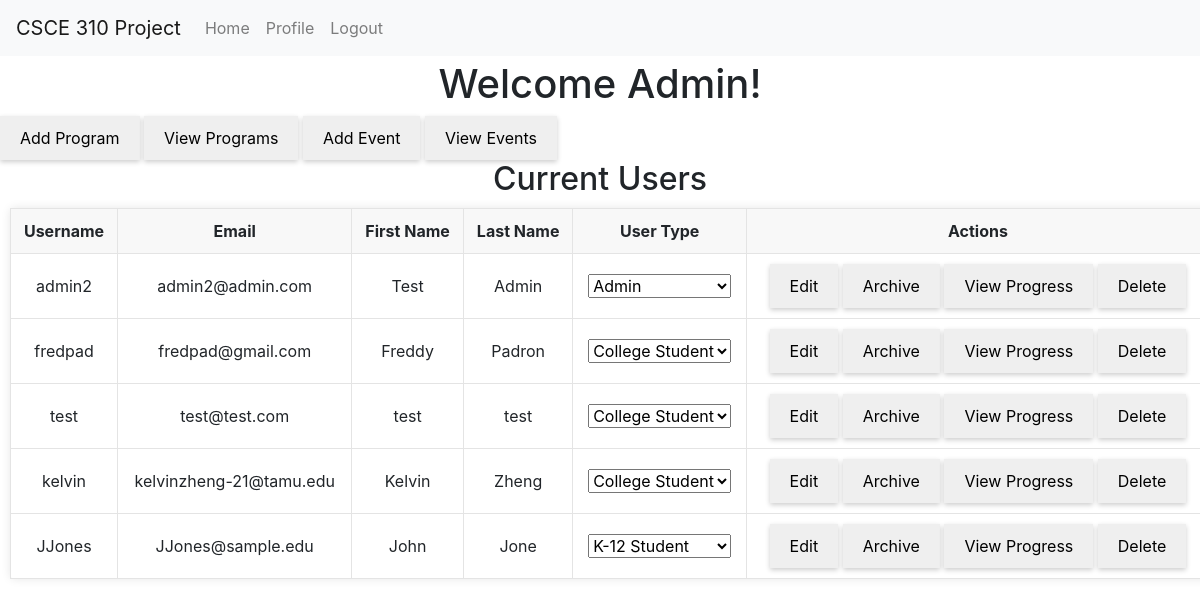
The page /home (signed in) on the database its author committed.
### tables this page shows
CREATE TABLE Users (
                    UIN INTEGER PRIMARY KEY,
                    First_Name TEXT,
                    M_Initial TEXT,
                    Last_Name TEXT,
                    Username TEXT,
                    Password TEXT,
                    User_Type TEXT,
                    Email TEXT,
                    Discord_Name TEXT,
                    Archived INTEGER
                    );

### app.py (the view)
@app.route('/home', methods=['GET', 'POST'])
@login_required
def home():
    conn = get_db_connection()
    if current_user.user_type == "admin":
        users = conn.execute('SELECT * FROM users').fetchall()
        conn.close()
        return render_template('admin/admin_home.html', users=users)
    elif current_user.user_type == "college_student":
        items = conn.execute('SELECT * FROM items where UIN = ?', (current_user.uin, )).fetchall()
        conn.close()
        return render_template('college_home.html', items=items)
    elif current_user.user_type == "k12_student":
        items = conn.execute('SELECT * FROM items where UIN = ?', (current_user.uin, )).fetchall()
        conn.close()
        return render_template('k12_home.html', items=items)
    else:
        conn.close()
        return render_template('login.html')

### app.py (called while the page is built)
@login_manager.user_loader
def load_user(UIN):
    return User(UIN)

### db.py (called while the page is built)
def get_db_connection():
    conn = sqlite3.connect('database.db')
    conn.row_factory = sqlite3.Row
    return conn

### templates/admin/admin_home.html (shortened to what this page needs)
<!DOCTYPE html>
<html lang="en">
<head>
    <link rel="stylesheet" href="../static/general.css">
    <link rel="stylesheet" href="../static/admin_home.css">
    <link rel="stylesheet" href="https://stackpath.bootstrapcdn.com/bootstrap/4.3.1/css/bootstrap.min.css">
</head>
<body>
    <nav class="navbar navbar-expand-lg navbar-light bg-light fixed-top">
        <a class="navbar-brand" href="#">CSCE 310 Project</a>
        <div class="collapse navbar-collapse" id="navbarNav">
            <ul class="navbar-nav">
                <li class="nav-item">
                    <a class="nav-link" href="/home">Home</a>
                </li>
                <li class="nav-item">
                    <a class="nav-link" href="/profile">Profile</a>
                </li>
                <li class="nav-item">
                    <a class="nav-link" href="/logout">Logout</a>
                </li>
            </ul>
        </div>
    </nav>
    <h1>Welcome Admin! </h1>
    <div>
      <a href="{{ url_for('admin_bp.add_program') }}">
        <button>Add Program</button>
      </a>
      <a href="{{ url_for('admin_bp.view_all_programs') }}">
        <button>View Programs</button>
      </a>
      <a href="">
        <button>Add Event</button>
      </a>
      <a href="">
        <button>View Events</button>
      </a>
    </div>
    <h2>Current Users</h2>
    <table id="usersTable">
        <tr>
            <th>Username</th>
            <th>Email</th>
            <th>First Name</th>
            <th>Last Name</th>
            <th>User Type</th>
            <th>Actions</th>
        </tr>
        {% for user in users %}
            {% if user.uin|int != current_user.uin|int %}
                <tr>
                    <td>{{ user.username }}</td>
                    <td>{{ user.email }}</td>
                    <td>{{ user.first_name }}</td>
                    <td>{{ user.last_name }}</td>
                    <td>
                        <select id= "user_type_{{user.uin}}" name="user_type" data-uin = {{user.uin}} data-usertype = {{user.user_type}} >
                            <option value="k12_student" {% if user.user_type == "k12_student" %} Selected {% endif%}>K-12 Student</option>
                            <option value="college_student"  {% if user.user_type == "college_student" %} Selected {% endif%}>College Student</option>
                            <option value="admin"  {% if user.user_type == "admin" %} Selected {% endif%} >Admin</option>
                        </select>
                    </td>
                    <td>
                        <button onclick="editButtonPress({{ user.uin }})">Edit</button>
                        {% if user.archived %}
                            <button onclick="archiveUser({{user.uin}}, 0)">Unarchive</button>
                        {% else %}
                            <button onclick="archiveUser({{user.uin}}, 1)">Archive</button>
                        {% endif %}
                        <button onclick="viewProgressButton({{ user.uin }})">View Progress</button>
                        <button onclick="deleteUser({{user.uin}})">Delete</button>
                    </td>
                </tr>
            {% endif %}
        {% endfor %}
    </table>
</body>
</html>

### static/general.css (style rules this page uses)
table { border-collapse: collapse; margin: 10px; }
table, th, td { border: 1px solid #e4e4e4; }
th, td { padding: 10px; text-align: left; }
th { background-color: #f8f8f8; vertical-align: text-top; }

### static/admin_home.css (style rules this page uses)
body { background-color: #f5f5f5; padding-top: 60px; }
h1, h2 { text-align: center; margin-bottom: 20px; }
table { box-shadow: 0 0 10px rgba(0,0,0,0.1); background: #fff; border-radius: 5px; width: 100%; margin-bottom: 20px; }
table th, table td { text-align: center; vertical-align: middle; }
button, .btn-custom { border: none; padding: 10px 20px; margin: 10px 2px; border-radius: 5px; box-shadow: 0 2px 5px rgba(0,0,0,0.2); }

### rows shown on the page
Users: username "admin2", email "admin2@admin.com", first_name "Test", last_name "Admin", user_type "Admin"
Users: username "fredpad", email "fredpad@gmail.com", first_name "Freddy", last_name "Padron", user_type "College Student"
Users: username "test", email "test@test.com", first_name "test", last_name "test", user_type "College Student"
Users: username "kelvin", email "kelvinzheng-21@tamu.edu", first_name "Kelvin", last_name "Zheng", user_type "College Student"
Users: username "JJones", email "JJones@sample.edu", first_name "John", last_name "Jone", user_type "K-12 Student"
